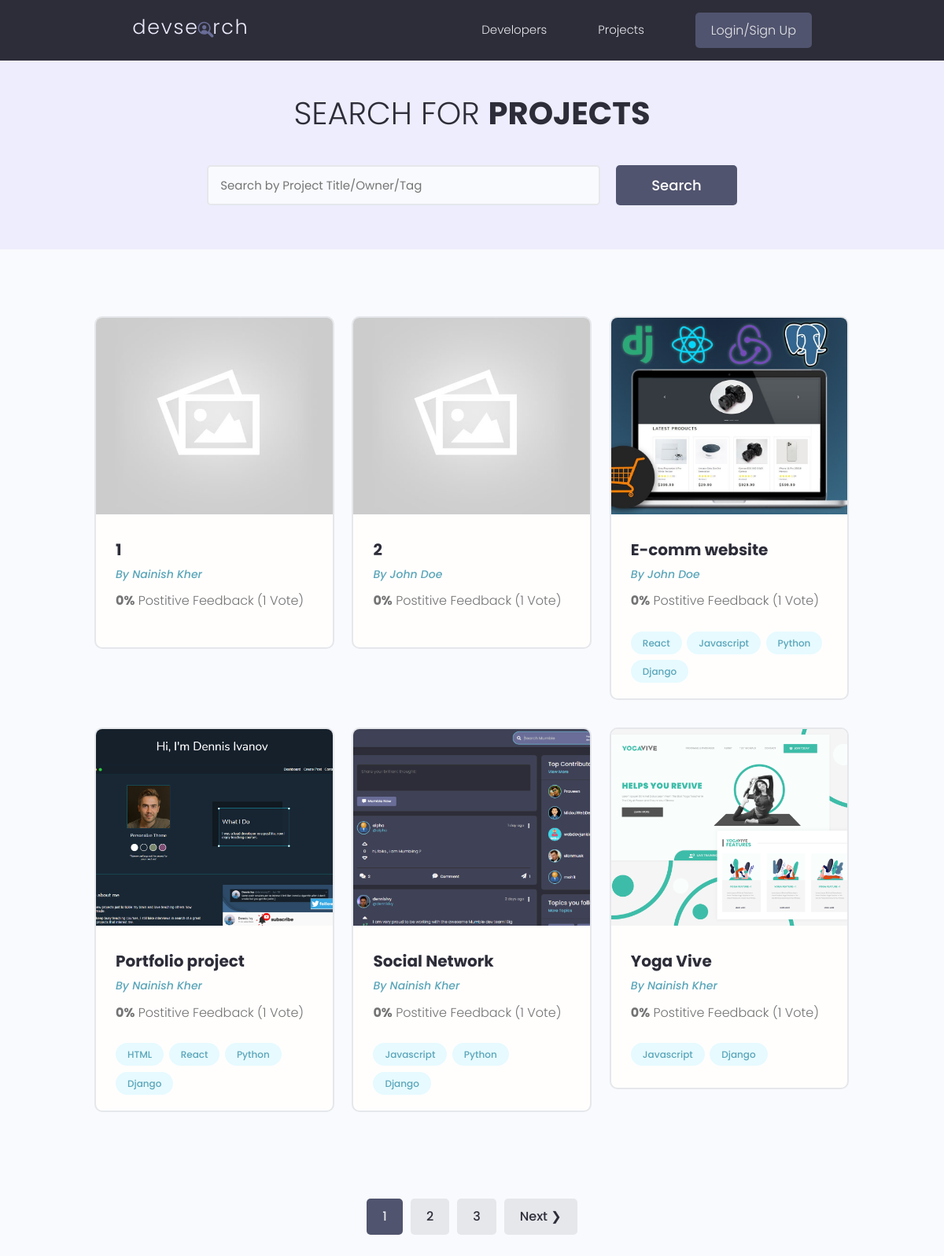
/projects/, run on the app's committed database.
### projects/models.py (models this page shows, shortened)
class Project(models.Model):
    owner = models.ForeignKey(Profile, null=True, blank=True, on_delete=models.CASCADE)
    title = models.CharField(max_length=200)
    description = models.TextField(null=True, blank=True)
    featured_image = models.ImageField(null=True, blank=True, default="default.jpg")
    demo_link = models.CharField(max_length=2000, null=True, blank=True)
    source_link = models.CharField(max_length=2000, null=True, blank=True)
    tags = models.ManyToManyField('Tag', blank=True)
    vote_total = models.IntegerField(default=0)
    vote_ratio = models.IntegerField(default=0)
    created = models.DateTimeField(auto_now_add=True)
    id = models.UUIDField(default=uuid.uuid4, unique=True, primary_key=True, editable=False)
    class Meta:
        ordering = ['-vote_ratio', '-vote_total', 'title']
    @property
    def imageURL(self):
        try:
            url = self.featured_image.url
        except:
            url = ''
        return url

class Tag(models.Model):
    name = models.CharField(max_length=200)
    created = models.DateTimeField(auto_now_add=True)
    id = models.UUIDField(default=uuid.uuid4, unique=True, primary_key=True, editable=False)
    def __str__(self):
        return self.name

### users/models.py (models this page shows, shortened)
class Profile(models.Model):
    user = models.OneToOneField(User, on_delete=models.CASCADE, null=True, blank=True)
    name = models.CharField(max_length=200, null=True, blank=True)
    email = models.EmailField(max_length=500, null=True, blank=True)
    username = models.CharField(max_length=200, null=True, blank=True)
    location = models.CharField(max_length=200, null=True, blank=True)
    short_intro = models.CharField(max_length=200, null=True, blank=True)
    bio = models.TextField(null=True, blank=True)
    profile_image = models.ImageField(null=True, blank=True, upload_to='profiles/', default='profiles/user-default.png')
    social_github = models.CharField(max_length=200, blank=True, null=True)
    social_twitter = models.CharField(max_length=200, blank=True, null=True)
    social_linkedin = models.CharField(max_length=200, blank=True, null=True)
    social_youtube = models.CharField(max_length=200, blank=True, null=True)
    social_website = models.CharField(max_length=200, blank=True, null=True)
    created = models.DateTimeField(auto_now_add=True)
    id = models.UUIDField(default=uuid.uuid4, unique=True, primary_key=True, editable=False)
    class Meta:
        ordering = ['-created']

### projects/views.py (the view)
# urls.py: path('projects/', views.getProjects),
def projects(request):
    projects, search_query = searchProject(request)
    custom_range, projects = paginateProjects(request, projects, 6)
    context = {'projects': projects, 'search_query': search_query, 'custom_range': custom_range}
    return render(request, 'projects/projects.html', context)

### projects/utils.py (called while the page is built)
def paginateProjects(request, projects, results):
    page = request.GET.get('page')
    paginator = Paginator(projects, results)
    try:
        projects = paginator.page(page)
    except PageNotAnInteger:
        page = 1
        projects = paginator.page(page)
    except EmptyPage:
        page = paginator.num_pages
        projects = paginator.page(page)
    leftIndex = (int(page) - 4)
    if leftIndex < 1:
        leftIndex = 1
    rightIndex = (int(page) + 5)
    if rightIndex > paginator.num_pages:
        rightIndex = paginator.num_pages + 1
    custom_range = range(leftIndex, rightIndex)
    return custom_range, projects

def searchProject(request):
    search_query = ''
    if request.GET.get('search_query'):
        search_query = request.GET.get('search_query')
    tags = Tag.objects.filter(name__icontains=search_query)
    projects = Project.objects.distinct().filter(
        Q(title__icontains=search_query) |
        Q(description__icontains=search_query) |
        Q(owner__name__icontains=search_query) |
        Q(tags__in=tags)
    )
    return projects, search_query

### projects/templates/projects/projects.html (shortened to what this page needs)
{% extends 'main.html' %}
{% block content %}
<main class="projects">
    <section class="hero-section text-center">
      <div class="container container--narrow">
        <div class="hero-section__box">
          <h2>Search for <span>Projects</span></h2>
        </div>
        <div class="hero-section__search">
          <form id="searchForm" class="form" action="{% url 'projects' %}" method="get">
            <div class="form__field">
              <input class="input input--text" id="formInput#search" type="text" name="search_query"
                placeholder="Search by Project Title/Owner/Tag" value="{{search_query}}" />
            </div>
            <input class="btn btn--sub btn--lg" type="submit" value="Search" />
          </form>
        </div>
      </div>
    </section>
    <section class="projectsList">
      <div class="container">
        <div class="grid grid--three">
            {% for project in projects %}
          <div class="column">
            <div class="card project">
              <a href="{% url 'project' project.id %}" class="project">
                <img class="project__thumbnail" src="{{project.imageURL}}" alt="project thumbnail" />
                <div class="card__body">
                  <h3 class="project__title">{{project.title}}</h3>
                  <p><a class="project__author" href="{% url 'user-profile' project.owner.id %}">By {{project.owner.name}}</a></p>
                  <p class="project--rating">
                    <span style="font-weight: bold;">{{project.vote_ratio}}%</span> Postitive
                    Feedback ({{project.vote_total}} Vote{{project.vote_total | pluralize:"s"}})
                  </p>
                  <div class="project__tags">
                    {% for tag in project.tags.all %}
                    <span class="tag tag--pill tag--main">
                      <small>{{tag}}</small>
                    </span>
                    {% endfor %}
                  </div>
                </div>
              </a>
            </div>
          </div>
          {% endfor %}
        </div>
      </div>
    </section>
    {% include 'pagination.html' with queryset=projects custom_range=custom_range %}
  </main>
{% endblock content %}

### templates/main.html (shortened to what this page needs)
<!DOCTYPE html>
{% load static %}
<html>
    <head>
        <link rel="stylesheet" href="https://cdn.iconmonstr.com/1.3.0/css/iconmonstr-iconic-font.min.css" />
        <link rel="stylesheet" href="{% static 'uikit/styles/uikit.css' %}" />
        <link rel="stylesheet" href="{% static 'styles/app.css' %}" />
    </head>
    <body>
        {% include 'navbar.html' %}
        {% block content %}
        {% endblock content %}
    </body>
</html>

### templates/navbar.html (shortened to what this page needs)
{% load static %}
<header class="header">
    <div class="container container--narrow">
      <a href="{% url 'profiles' %}" class="header__logo">
        <img src="{% static 'images/logo.svg' %}" alt="DevSearch Logo" />
      </a>
      <nav class="header__nav">
        <ul class="header__menu">
          <li class="header__menuItem"><a href="{% url 'profiles' %}">Developers</a></li>
          <li class="header__menuItem"><a href="{% url 'projects' %}">Projects</a></li>
          {% if request.user.is_authenticated %}
          <li class="header__menuItem"><a href="{% url 'inbox' %}">Inbox</a></li>
          <li class="header__menuItem"><a href="{% url 'account' %}">Account</a></li>
          <li class="header__menuItem"><a href="{% url 'logout' %}" class="btn btn--sub">Logout</a></li>
          {% else %}
          <li class="header__menuItem"><a href="{% url 'login' %}" class="btn btn--sub">Login/Sign Up</a></li>
          {% endif %}
        </ul>
      </nav>
    </div>
  </header>

### templates/pagination.html (shortened to what this page needs)
{% if queryset.has_other_pages %}
  <div class="pagination">
    <ul class="container">
      {% for page in custom_range %}
        {% if page == queryset.number %}
        <li><a href="?page={{page}}" class="btn page-link btn--sub" data-page="{{page}}">{{page}}</a></li>
        {% else %}
        <li><a href="?page={{page}}" class="btn page-link" data-page="{{page}}">{{page}}</a></li>
        {% endif %}
      {% endfor %}
      {% if queryset.has_next %}
      <li><a href="?page={{queryset.next_page_number}}" class="btn page-link" data-page="{{queryset.next_page_number}}">Next &#10095;</a></li>
      {% endif %}
    </ul>
  </div>
{% endif %}

### static/styles/app.css (style rules this page uses)
:root { --color-sub: #2d2d39; }
.btn--sub { background-color: var(--color-sub-light); }
.card { border: 2px solid var(--color-light); }
img { width: 100%; }
.header { position: sticky; z-index: 111; background-color: var(--color-sub); padding: 1.5rem 0; }
.header > .container { display: flex; justify-content: space-between; align-items: center; }
.header__logo > img { height: 3.8rem; }
.header__nav > ul { display: inline-flex; align-items: center; list-style: none; gap: 6.5rem; }
.header__menuItem > a { color: var(--color-light); font-weight: 300; }
.hero-section { height: 40vh; display: flex; align-items: center; background-color: var(--color-sub); }
.hero-section__box { margin-bottom: 4rem; }
.hero-section__box > h2, .hero-section__box > h2 > span { font-size: 4rem; color: var(--color-light); line-height: 1.3; text-transform: uppercase; }
.hero-section__box > h2 { font-weight: 300; }
.hero-section__box > h2 > span { font-weight: 700; }
.hero-section__search > .form { display: flex; align-items: center; justify-content: center; gap: 2rem; }
.hero-section__search > .form input.input--text { width: 50rem; }
.pagination { margin-top: 8rem; margin-bottom: 10rem; }
.pagination > ul { flex-wrap: wrap; list-style: none; display: flex; align-items: center; justify-content: center; gap: 1rem; }
.pagination .btn { color: var(--color-sub); }
.pagination .btn.btn--sub { color: var(--color-light); }
.project__author { font-size: 1.4rem; font-style: italic; }
.project--rating { margin-bottom: 1.6em; margin-top: .5em; }
.projects > .hero-section { background: var(--color-sub-lighter); height: 30vh; }
.projects .hero-section__box { margin-bottom: 2.5rem; }
.projects .hero-section__box > h2 { color: var(--color-sub); }
.projects .hero-section__box > h2 > span { font-weight: 700; color: var(--color-sub); }
.projectsList { margin-top: 8rem; }
.project__thumbnail { height: 25rem; object-fit: cover; object-position: top center; }
.project__title { font-size: 2rem; font-weight: 700; color: var(--color-sub); }

### static/uikit/styles/modules/_variables.css (style rules this page uses)
:root { --color-main: #5aa5b9; --color-main-light: #e6faff; --color-sub: #3f4156; --color-sub-light: #51546e; --color-sub-lighter: #ededfd; --color-text: #737373; --color-gray: #8b8b8b; --color-light: #e5e7eb; --color-light-gray: #767676; --color-bg: #f8fafd; --color-white: #fffefd; --color-white-light: #f3f3f3; --color-success: #359e64; --color-success-bg: #def8e8; --color-error: #fc4b0b; --color-error-bg: #fff2ee; --font-base: 'Poppins', arial, helvetica, 'Segoe UI', roboto, ubuntu, sans-serif; --font-monospace: 'Fira Code', 'Courier New', courier, monospace; --font-regular: 300; --font-medium: 500; --font-bold: 700; --generic-shadow: 1px 1px 5px #00000010; --generic-transition: all 0.3s ease-in-out; }

### static/uikit/styles/modules/_base.css (style rules this page uses)
* { margin: 0; padding: 0; box-sizing: border-box; text-rendering: optimizeLegibility; color: inherit; font-size: inherit; }
html { font-size: 50%; }
@media only screen and (min-width: 480px) { html { font-size: 56.25%; } }
@media only screen and (min-width: 1200px) { html { font-size: 62.5%; } }
body { line-height: 1.6; font-weight: 400; font-size: 1.5rem; color: var(--color-text); background-color: var(--color-bg); min-height: 100vh; }

### static/uikit/styles/modules/_typography.css (style rules this page uses)
* { font-family: var(--font-base); }
h2 { font-size: 3.6rem; font-weight: var(--font-bold); }
h3 { font-size: 3.2rem; font-weight: var(--font-medium); }
p, span, strong { font-size: 1.6rem; color: var(--color-text); font-weight: var(--font-regular); }
a { padding-bottom: 2px; text-decoration: none; display: inline-block; color: var(--color-main); font-weight: var(--font-medium); }

### static/uikit/styles/modules/_utilities.css (style rules this page uses)
.container { width: 92%; max-width: 165rem; margin: 0 auto; box-sizing: border-box; }
.container--narrow { width: 92%; max-width: 120rem; }
@media screen and (min-width: 1000px) { .container { width: 90%; } }
@media screen and (min-width: 1000px) { .container--narrow { width: 85%; } }
@media screen and (min-width: 1200px) { .container { width: 80%; } }
@media screen and (min-width: 1200px) { .container--narrow { width: 72%; } }
.text-center { text-align: center; }

### static/uikit/styles/modules/_card.css (style rules this page uses)
.card { border-radius: 1rem; background-color: var(--color-white); border: 1.5px solid var(--color-light); width: auto; height: auto; margin-top: 0.5rem; margin-bottom: 0.5rem; overflow: hidden; }
.card__body, .card__header { padding: 2rem 2.5rem; }

### data on the page
Project: imageURL (placeholder picture), title "1", owner.name "Nainish Kher", vote_ratio "0", vote_total "1"
Project: imageURL (placeholder picture), title "2", owner.name "John Doe", vote_ratio "0", vote_total "1"
Project: imageURL (picture), title "E-comm website", owner.name "John Doe", vote_ratio "0", vote_total "1"
Tag: name "React"
Tag: name "Javascript"
Tag: name "Python"
Tag: name "Django"
Project: imageURL (picture), title "Portfolio project", owner.name "Nainish Kher", vote_ratio "0", vote_total "1"
Tag: name "HTML"
Project: imageURL (picture), title "Social Network", owner.name "Nainish Kher", vote_ratio "0", vote_total "1"
Project: imageURL (picture), title "Yoga Vive", owner.name "Nainish Kher", vote_ratio "0", vote_total "1"

### other printed values
{{ page }} "1"
{{ page }} "2" "3"
